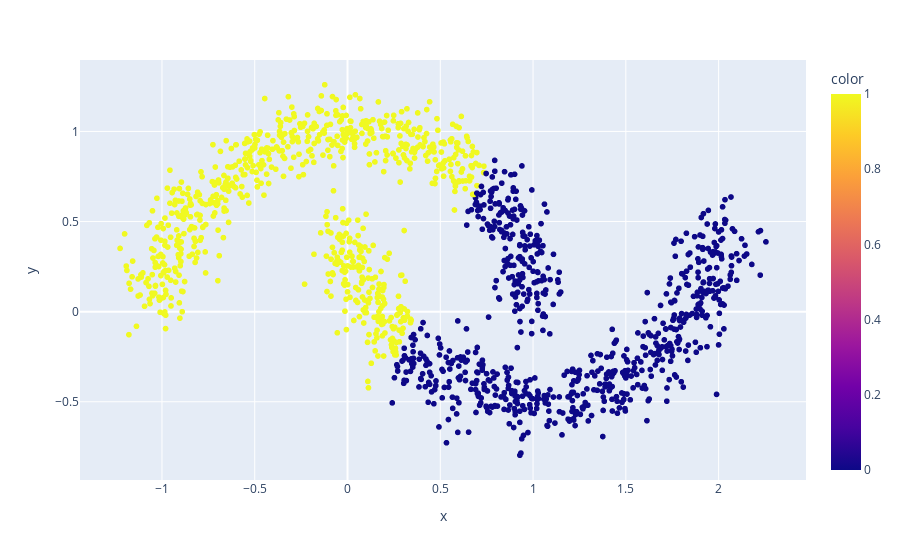

Notebook cell for this chart:
### Code cell
kmeans = KMeans(n_clusters=2)
labels = kmeans.fit_predict(X)
graphic = px.scatter(x=X[:, 0], y=X[:, 1], color=labels)
graphic.show()

### Figure 1 — Plotly figure (JSON) as saved in the notebook; plotly's stock layout.template omitted (floating-point values rounded to 4 significant figures; data arrays with more than 128 entries replaced by an {"elided": "..."} marker saying what was removed)
{"data": [{"hovertemplate": "x=%{x}<br>y=%{y}<br>color=%{marker.color}<extra></extra>", "legendgroup": "", "marker": {"color": {"elided": "1500 int values"}, "coloraxis": "coloraxis", "symbol": "circle"}, "mode": "markers", "name": "", "showlegend": false, "type": "scattergl", "x": {"elided": "1500 float values"}, "xaxis": "x", "y": {"elided": "1500 float values"}, "yaxis": "y"}], "layout": {"coloraxis": {"colorbar": {"title": {"text": "color"}}, "colorscale": [[0, "#0d0887"], [0.1111, "#46039f"], [0.2222, "#7201a8"], [0.3333, "#9c179e"], [0.4444, "#bd3786"], [0.5556, "#d8576b"], [0.6667, "#ed7953"], [0.7778, "#fb9f3a"], [0.8889, "#fdca26"], [1, "#f0f921"]]}, "legend": {"tracegroupgap": 0}, "margin": {"t": 60}, "xaxis": {"anchor": "y", "domain": [0, 1], "title": {"text": "x"}}, "yaxis": {"anchor": "x", "domain": [0, 1], "title": {"text": "y"}}}}
